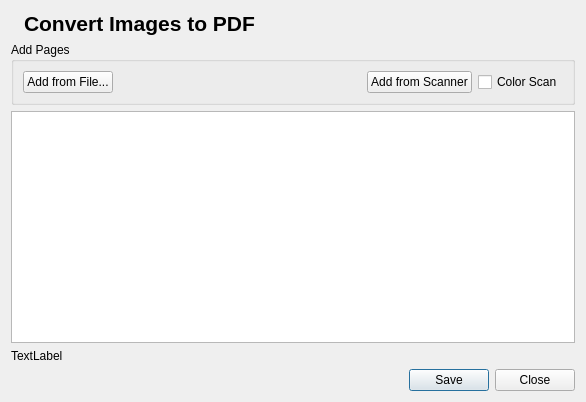
<?xml version="1.0" encoding="UTF-8"?>
<ui version="4.0">
 <class>Dialog</class>
 <widget class="QDialog" name="Dialog">
  <property name="geometry">
   <rect>
    <x>0</x>
    <y>0</y>
    <width>586</width>
    <height>402</height>
   </rect>
  </property>
  <property name="windowTitle">
   <string>PDF Quirk</string>
  </property>
  <layout class="QGridLayout" name="gridLayout_2">
   <item row="1" column="0" colspan="2">
    <widget class="QGroupBox" name="groupBox_2">
     <property name="layoutDirection">
      <enum>Qt::LeftToRight</enum>
     </property>
     <property name="title">
      <string>Add Pages</string>
     </property>
     <property name="checkable">
      <bool>false</bool>
     </property>
     <layout class="QGridLayout" name="gridLayout">
      <item row="0" column="0">
       <layout class="QHBoxLayout" name="horizontalLayout">
        <item>
         <widget class="QPushButton" name="pbAddFromFile">
          <property name="text">
           <string>Add from File...</string>
          </property>
         </widget>
        </item>
        <item>
         <spacer name="horizontalSpacer">
          <property name="orientation">
           <enum>Qt::Horizontal</enum>
          </property>
          <property name="sizeHint" stdset="0">
           <size>
            <width>40</width>
            <height>20</height>
           </size>
          </property>
         </spacer>
        </item>
        <item>
         <widget class="QPushButton" name="pbAddFromScanner">
          <property name="text">
           <string>Add from Scanner</string>
          </property>
         </widget>
        </item>
        <item>
         <widget class="QCheckBox" name="cbColorScan">
          <property name="text">
           <string>Color Scan</string>
          </property>
         </widget>
        </item>
       </layout>
      </item>
     </layout>
    </widget>
   </item>
   <item row="4" column="0" colspan="2">
    <widget class="QDialogButtonBox" name="buttonBox">
     <property name="sizePolicy">
      <sizepolicy hsizetype="Preferred" vsizetype="Fixed">
       <horstretch>0</horstretch>
       <verstretch>0</verstretch>
      </sizepolicy>
     </property>
     <property name="orientation">
      <enum>Qt::Horizontal</enum>
     </property>
     <property name="standardButtons">
      <set>QDialogButtonBox::Close|QDialogButtonBox::Save</set>
     </property>
    </widget>
   </item>
   <item row="3" column="0">
    <widget class="QLabel" name="labInfo">
     <property name="text">
      <string>TextLabel</string>
     </property>
    </widget>
   </item>
   <item row="0" column="0" colspan="2">
    <layout class="QHBoxLayout" name="horizontalLayout_3">
     <item>
      <widget class="QLabel" name="label_2">
       <property name="sizePolicy">
        <sizepolicy hsizetype="Fixed" vsizetype="Fixed">
         <horstretch>0</horstretch>
         <verstretch>0</verstretch>
        </sizepolicy>
       </property>
       <property name="layoutDirection">
        <enum>Qt::LeftToRight</enum>
       </property>
       <property name="text">
        <string/>
       </property>
       <property name="pixmap">
        <pixmap resource="../resources/pdfquirk.qrc">:/resources/logo2_200x200.png</pixmap>
       </property>
       <property name="alignment">
        <set>Qt::AlignCenter</set>
       </property>
      </widget>
     </item>
     <item>
      <widget class="QLabel" name="label">
       <property name="font">
        <font>
         <pointsize>16</pointsize>
         <weight>75</weight>
         <bold>true</bold>
        </font>
       </property>
       <property name="text">
        <string>Convert Images to PDF</string>
       </property>
      </widget>
     </item>
    </layout>
   </item>
   <item row="2" column="0" colspan="2">
    <widget class="QListView" name="listviewThumbs">
     <property name="sizePolicy">
      <sizepolicy hsizetype="Expanding" vsizetype="Expanding">
       <horstretch>0</horstretch>
       <verstretch>0</verstretch>
      </sizepolicy>
     </property>
     <property name="dragEnabled">
      <bool>true</bool>
     </property>
     <property name="selectionBehavior">
      <enum>QAbstractItemView::SelectColumns</enum>
     </property>
     <property name="flow">
      <enum>QListView::LeftToRight</enum>
     </property>
     <property name="viewMode">
      <enum>QListView::ListMode</enum>
     </property>
    </widget>
   </item>
  </layout>
 </widget>
 <resources>
  <include location="../resources/pdfquirk.qrc"/>
  <include location="resources/pdfquirk.qrc"/>
  <include location="../../../.designer/resources/pdfquirk.qrc"/>
 </resources>
 <connections>
  <connection>
   <sender>buttonBox</sender>
   <signal>accepted()</signal>
   <receiver>Dialog</receiver>
   <slot>accept()</slot>
   <hints>
    <hint type="sourcelabel">
     <x>248</x>
     <y>254</y>
    </hint>
    <hint type="destinationlabel">
     <x>157</x>
     <y>274</y>
    </hint>
   </hints>
  </connection>
  <connection>
   <sender>buttonBox</sender>
   <signal>rejected()</signal>
   <receiver>Dialog</receiver>
   <slot>reject()</slot>
   <hints>
    <hint type="sourcelabel">
     <x>316</x>
     <y>260</y>
    </hint>
    <hint type="destinationlabel">
     <x>286</x>
     <y>274</y>
    </hint>
   </hints>
  </connection>
 </connections>
</ui>
